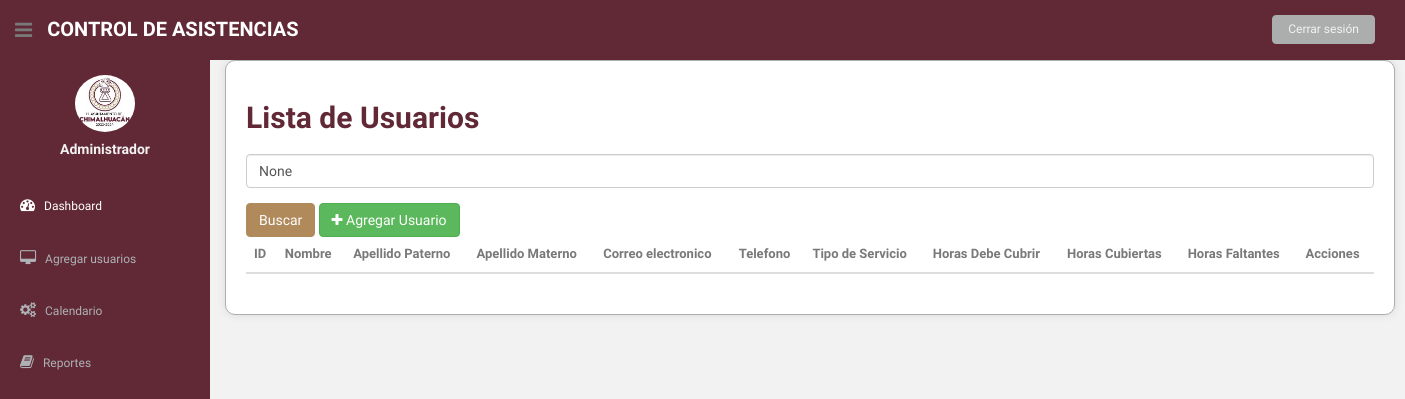
Page /lista_usuarios/ (signed in) on the earlier database version.
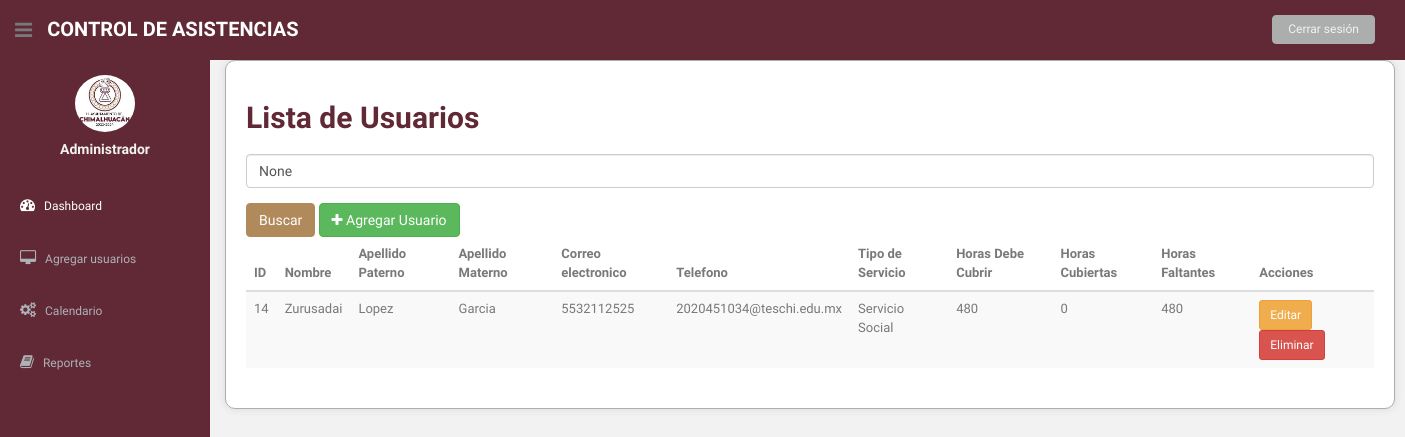
Same page on the later database version.
### asistencia/models.py (models this page shows, shortened)
class Usuario(models.Model):
    nombre = models.CharField(max_length=100)
    apellido_paterno = models.CharField(max_length=100)
    apellido_materno = models.CharField(max_length=100)
    telefono = models.CharField(max_length=20)
    correo_electronico = models.EmailField(max_length=255)
    user = models.OneToOneField(User, on_delete=models.CASCADE, null=True, blank=True)
    OPCIONES_SERVICIO = [
        ('SS', 'Servicio Social'),
        ('R', 'Residencias'),
    ]
    tipo_servicio = models.CharField(max_length=2, choices=OPCIONES_SERVICIO)
    horas_realizadas = models.IntegerField(default=0)  # Se actualizará según las horas realizadas
    horas_requeridas = models.IntegerField()  # Horas requeridas para el servicio

### asistencia/views.py (the view)
# urls.py: path('lista_usuarios/', views.lista_usuarios, name='lista_usuarios'),
@login_required
def lista_usuarios(request):
    usuarios = Usuario.objects.all()
    query = request.GET.get('q')
    if query:
        usuarios = usuarios.filter(nombre__icontains=query)
    for usuario in usuarios:
        try:
            horas_realizadas = 0
            asistencias = Asistencia.objects.filter(usuario=usuario, fecha_salida__isnull=False)
            for asistencia in asistencias:
                if asistencia.fecha_salida and asistencia.fecha_entrada:
                    delta = asistencia.fecha_salida - asistencia.fecha_entrada
                    horas_realizadas += delta.total_seconds() / 3600
            usuario.horas_realizadas = horas_realizadas
            usuario.horas_faltantes = usuario.horas_requeridas - horas_realizadas
        except Exception as e:
            print(f"Error al calcular horas para {usuario}: {e}")
            usuario.horas_realizadas = 0
            usuario.horas_faltantes = usuario.horas_requeridas
    return render(request, 'lista_usuarios.html', {'usuarios': usuarios, 'query': query})

### asistencia/templates/lista_usuarios.html (shortened to what the changed rows need)
{% load static %}
<!DOCTYPE html>
<html lang="en">
<head>
  <link href="{% static 'css/bootstrap.css' %}" rel="stylesheet">
  <link href="{% static 'font-awesome/css/font-awesome.css' %}" rel="stylesheet" />
  <link rel="stylesheet" type="text/css" href="{% static 'css/zabuto_calendar.css' %}">
  <link rel="stylesheet" type="text/css" href="{% static 'js/gritter/css/jquery.gritter.css' %}" />
  <link rel="stylesheet" type="text/css" href="{% static 'lineicons/style.css' %}">
  <link href="{% static 'css/style.css' %}" rel="stylesheet">
  <link href="{% static 'css/style-responsive.css' %}" rel="stylesheet">
</head>
<body>
  <section id="container">
    <section id="main-content">
      <section class="wrapper">
        <div class="container">
          <h2>Lista de Usuarios</h2>
          <div class="table-responsive">
            <table class="table table-striped">
              <thead>
                <tr>
                  <th>ID</th>
                  <th>Nombre</th>
                  <th>Apellido Paterno</th>
                  <th>Apellido Materno</th>
                  <th>Correo electronico</th>
                  <th>Telefono</th>
                  <th>Tipo de Servicio</th>
                  <th>Horas Debe Cubrir</th>
                  <th>Horas Cubiertas</th>
                  <th>Horas Faltantes</th>
                  <th>Acciones</th>
                </tr>
              </thead>
              <tbody>
                {% for usuario in usuarios %}
                <tr>
                  <td>{{ usuario.id }}</td>
                  <td>{{ usuario.nombre }}</td>
                  <td>{{ usuario.apellido_paterno }}</td>
                  <td>{{ usuario.apellido_materno }}</td>
                  <td>{{ usuario.telefono }}</td>
                  <td>{{ usuario.correo_electronico }}</td>
                  <td>{{ usuario.get_tipo_servicio_display }}</td>
                  <td>{{ usuario.horas_requeridas }}</td>
                  <td>{{ usuario.horas_realizadas }}</td>
                  <td>{{ usuario.horas_faltantes }}</td>
                  <td>
                    <a href="{% url 'editar_usuario' usuario.pk %}" class="btn btn-warning btn-sm">Editar</a>
                    <a href="{% url 'eliminar_usuario' usuario.pk %}" class="btn btn-danger btn-sm">Eliminar</a>
                  </td>
                </tr>
                {% endfor %}
              </tbody>
            </table>
          </div>
        </div>
      </section>
    </section>
  </section>
</body>
</html>

Differences in the rows shown:
added Usuario: id "14", nombre "Zurusadai", apellido_paterno "Lopez", apellido_materno "Garcia", telefono "5532112525", correo_electronico "2020451034@teschi.edu.mx", tipo_servicio "Servicio Social", horas_requeridas "480", horas_realizadas "0", horas_faltantes "480"
